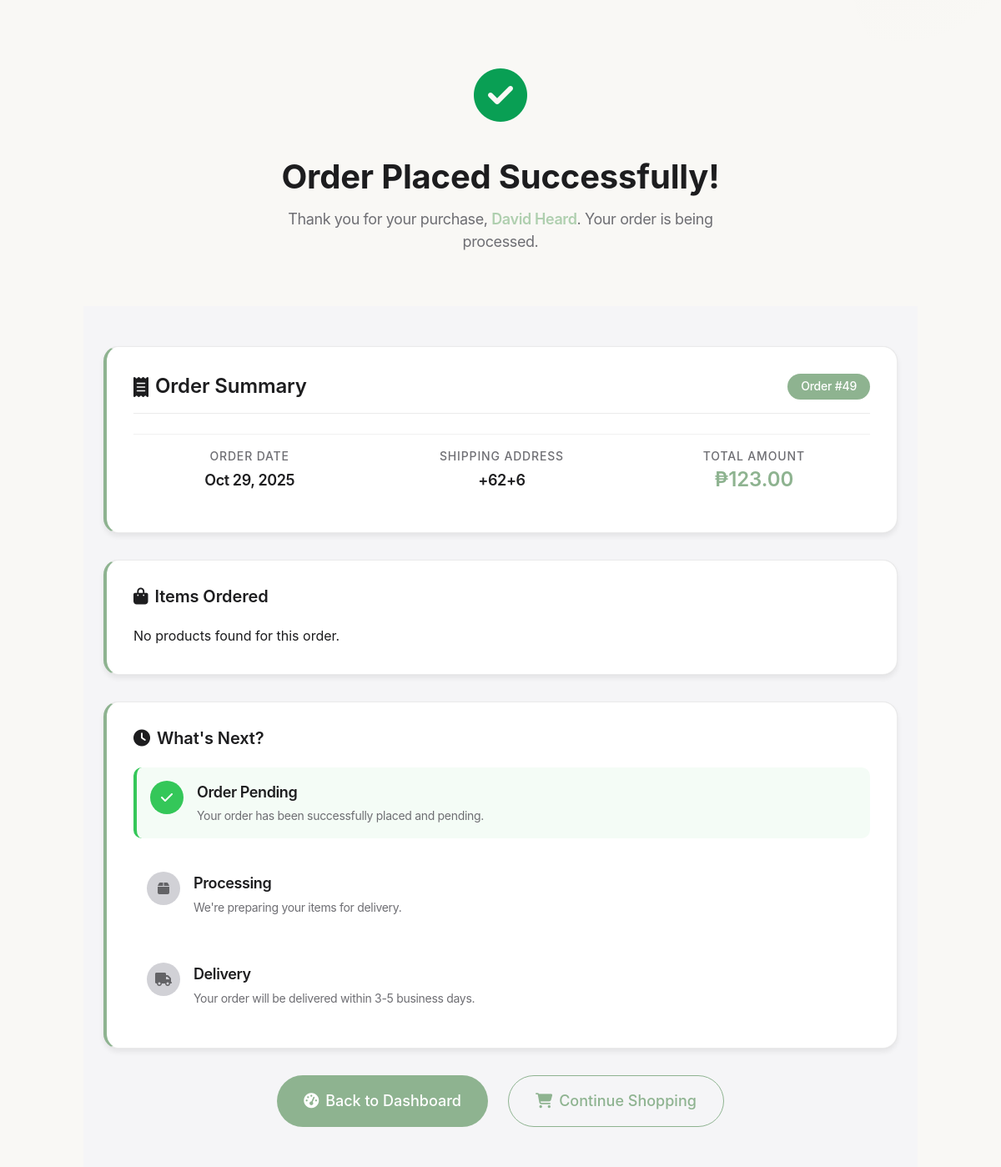
The page /order_success.php (signed in) on the database as committed earlier.
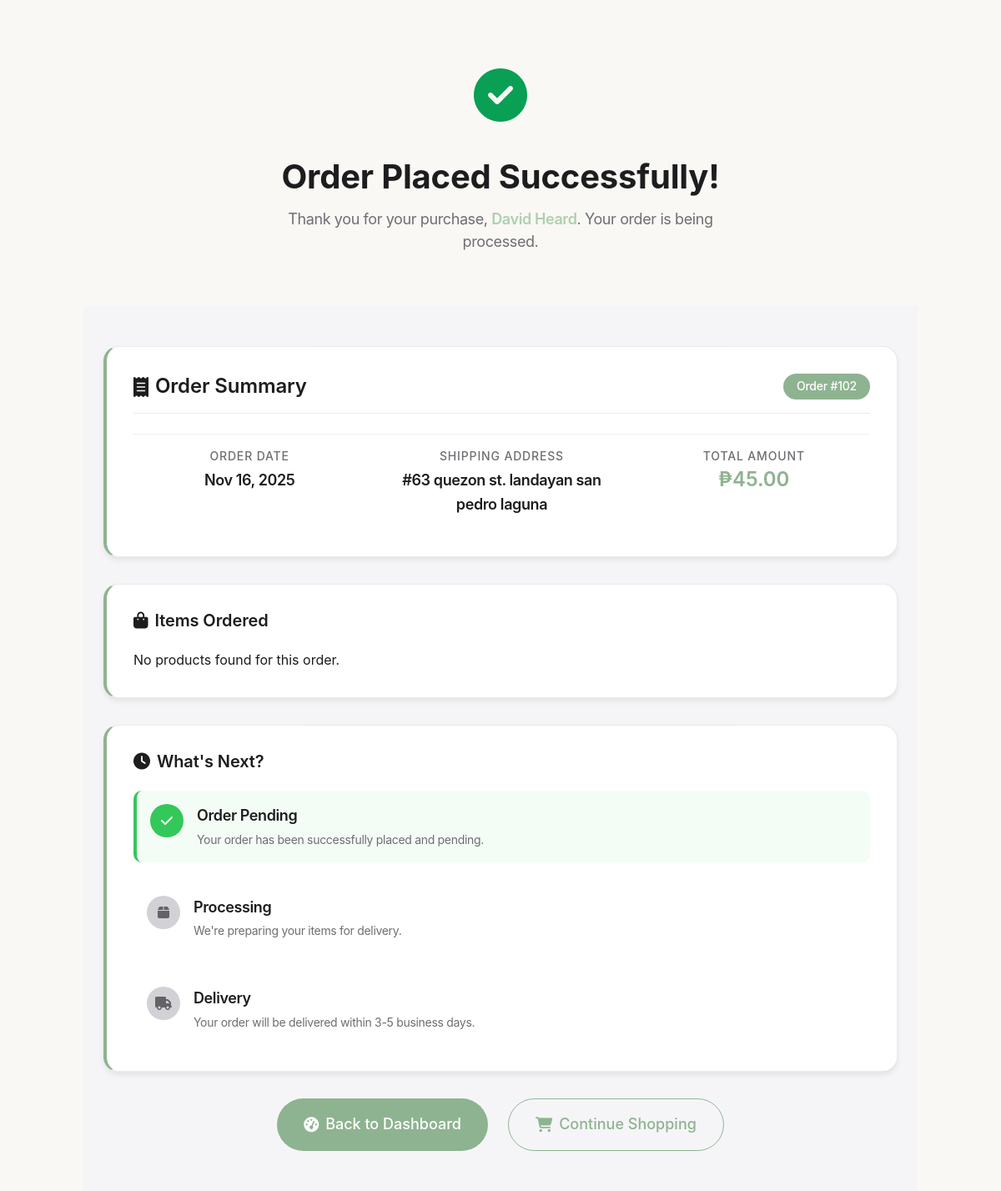
The same page on the database as committed later.
### tables this page shows
CREATE TABLE `orders` (
  `id` int(11) NOT NULL,
  `user_id` int(11) NOT NULL,
  `total_amount` decimal(10,2) NOT NULL,
  `order_date` timestamp NOT NULL DEFAULT current_timestamp(),
  `status` varchar(50) NOT NULL DEFAULT 'Pending',
  `payment_method` varchar(50) NOT NULL DEFAULT 'Cash on Delivery',
  `product_names` text NOT NULL,
  `product_images` text NOT NULL,
  `product_sizes` text NOT NULL,
  `product_prices` text NOT NULL,
  `shipping_address` varchar(255) NOT NULL,
  `proof_of_delivery` varchar(255) DEFAULT NULL
);

### order_success.php (the view, shortened to what the changed rows need)
<?php
include("db.php");
$user_id = $_SESSION['user_id'];
$order_id = $_SESSION['order_success_id'] ?? null;
if (!$order_id) {
    $stmtOrder = $conn->prepare("SELECT * FROM orders WHERE user_id=? ORDER BY order_date DESC LIMIT 1");
    $stmtOrder->bind_param("i", $user_id);
} else {
    $stmtOrder = $conn->prepare("SELECT * FROM orders WHERE id=? AND user_id=?");
    $stmtOrder->bind_param("ii", $order_id, $user_id);
}
$stmtOrder->execute();
$orderResult = $stmtOrder->get_result();
$order = $orderResult->fetch_assoc();
$order_id = $order['id'];
$shippingAddress = htmlspecialchars($order['shipping_address'] ?? 'N/A');
$grandTotal = $order['total_amount'] ?? 0;
?>
<!DOCTYPE html>
<html lang="en">
<head>
<link rel="stylesheet" href="user.css">
<link rel="stylesheet" href="order.css">
<link rel="stylesheet" href="https://cdnjs.cloudflare.com/ajax/libs/font-awesome/6.5.0/css/all.min.css">
</head>
<body>
<div class="success-header">
    <div class="success-container">
        <h1 class="success-title">Order Placed Successfully!</h1>
    </div>
</div>
<div class="order-success-container">
    <div class="order-content">
        <div class="order-summary-card">
            <div class="card-header">
                <h2><i class="fas fa-receipt"></i> Order Summary</h2>
                <div class="order-number">Order #<?= $order_id ?></div>
            </div>
            <div class="order-details">
                <div class="order-info-grid">
                    <div class="info-item">
                        <div class="info-label">Order Date</div>
                        <div class="info-value"><?= date("M d, Y", strtotime($order['order_date'])) ?></div>
                    </div>
                    <div class="info-item">
                        <div class="info-label">Shipping Address</div>
                        <div class="info-value"><?= $shippingAddress ?></div>
                    </div>
                    <div class="info-item">
                        <div class="info-label">Total Amount</div>
                        <div class="info-value total-amount">₱<?= number_format($grandTotal, 2) ?></div>
                    </div>
                </div>
            </div>
        </div>
    </div>
</div>
</body>
</html>

Rows that differ between the two databases and show on the page:
removed orders: id "49", order_date "Oct 29, 2025", shipping_address "+62+6", total_amount "123.00"
added orders: id "102", order_date "Nov 16, 2025", shipping_address "#63 quezon st. landayan san pedro laguna", total_amount "45.00"
